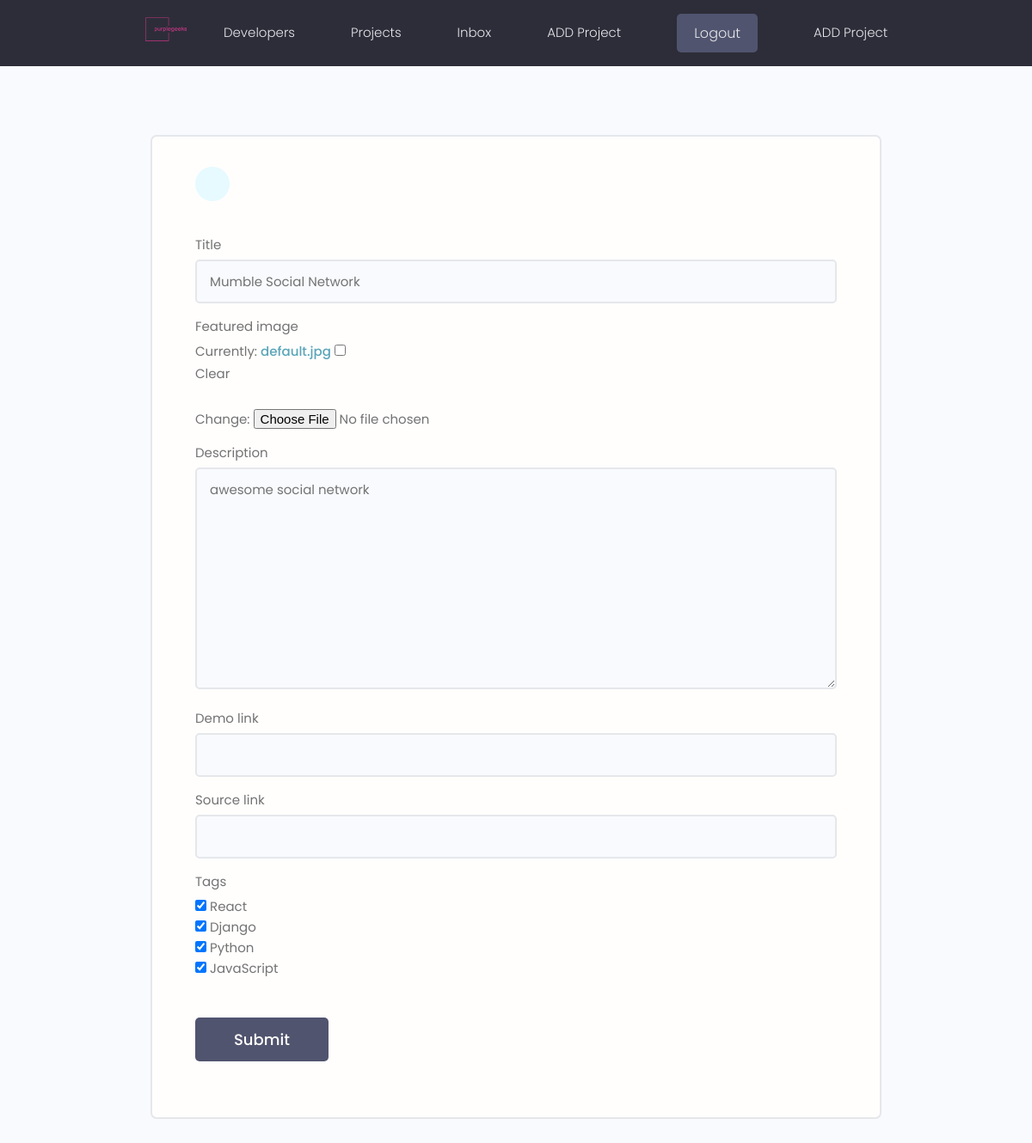
Page /projects/update-project/33aed3c654a04e42910b83823b28e88b/ (signed in) on the earlier database version.
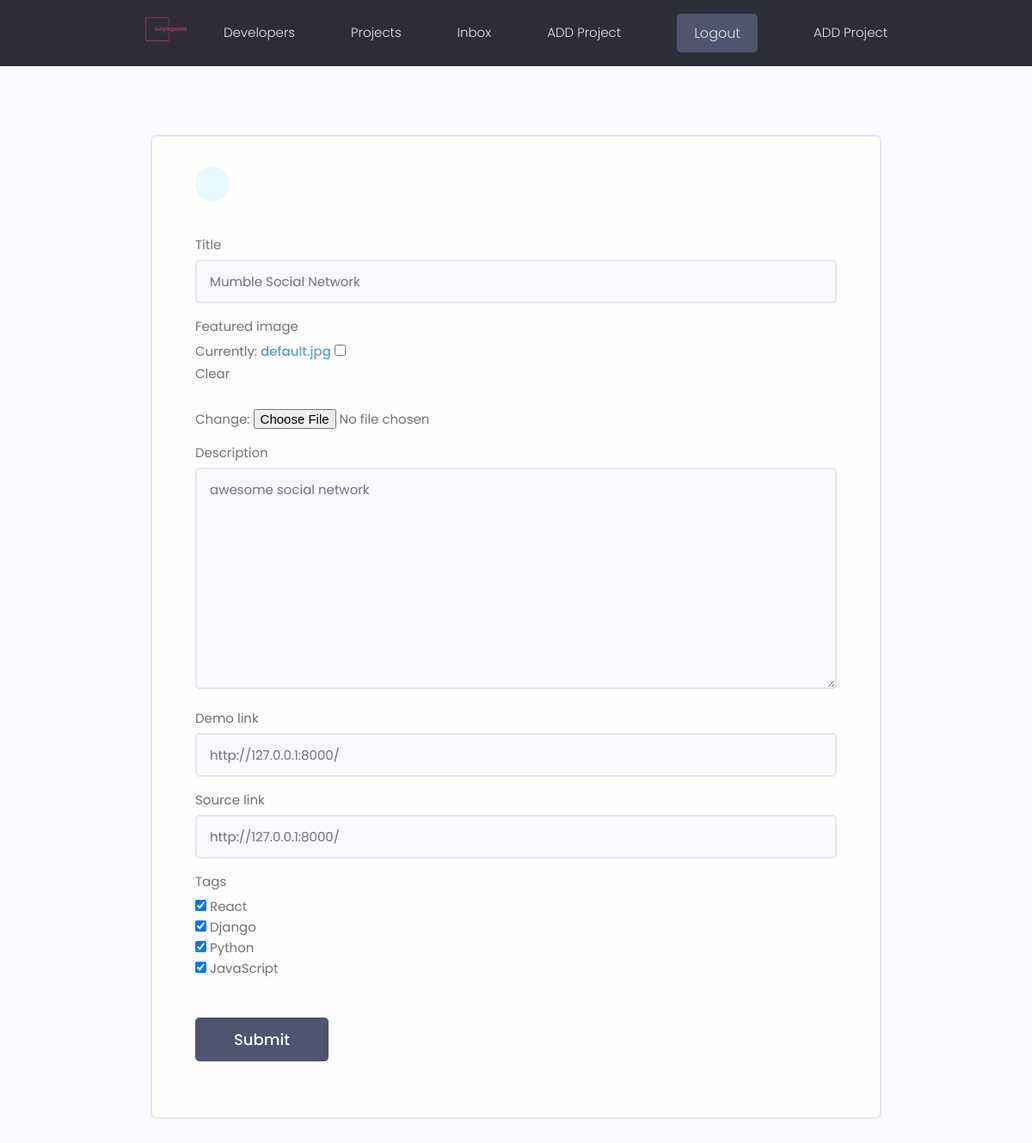
Same page on the later database version.
### projects/models.py (models this page shows, shortened)
class Project(models.Model):
    owner = models.ForeignKey(Profile, null=True, blank=True, on_delete=models.SET_NULL)
    title = models.CharField(max_length=200)
    description = models.TextField(null=True, blank=True)
    featured_image = models.ImageField(null=True, blank=True, default="default.jpg")
    demo_link = models.CharField(max_length=2000, null=True, blank=True)
    source_link = models.CharField(max_length=2000, null=True, blank=True)
    tags = models.ManyToManyField('Tag',blank=True)
    vote_total = models.IntegerField(default=0, null=True, blank=True )
    vote_ratio = models.IntegerField(default=0, null=True, blank=True )
    created = models.DateTimeField(auto_now_add=True)
    id = models.UUIDField(default=uuid.uuid4, unique=True, primary_key=True, editable=False)

### projects/views.py (the view)
# urls.py: path('update-project/<str:pk>/', views.updateProject, name="update-project"),
@login_required(login_url="login")
def updateProject(request,pk):
    project = Project.objects.get(id=pk)
    form = ProjectForm(instance=project)
    if request.method == 'POST':
        form = ProjectForm(request.POST,request.FILES, instance=project)
        if form.is_valid():
            form.save ()
        return redirect('projects')
    context = {'form': form}
    return render(request, "projects/project_form.html", context)

### projects/forms.py
class ProjectForm(ModelForm):  # Corrected 'ProjectFrom' to 'ProjectForm'
    class Meta:
        model = Project
        fields =  ['title','featured_image', 'description', 'demo_link', 'source_link', 'tags']
        widgets = {
            'tags': forms.CheckboxSelectMultiple(),
        }
    def __init__(self, *args, **kwargs):
         super(ProjectForm, self).__init__(*args, **kwargs)
         for name, field in self.fields.items():
             field.widget.attrs.update({'class': 'input'})

### projects/models.py (called while the page is built)
    def __str__(self) :
        return self.name

### projects/templates/projects/project_form.html (shortened to what this page needs)
{% extends 'main.html'%}
{% block content %}
    <main class="formPage my-xl">
        <div class="content-box">
            <div class="formWrapper">
                <a class="backButton" href="#"></a>
                <br>
                <form class="form" method="POST" enctype="multipart/form-data">
                    {% for field in form %}
                    <div class="form__field">
                        <label for="formInput#text">{{field.label}} </label>
                        {{field}}
                    </div>
                    {% endfor %}
                    <input class="btn btn--sub btn--lg  my-md" type="submit" value="Submit" />
                </form>
            </div>
        </div>
    </main>
{% endblock %}

Differences in the rows shown:
changed Project "Mumble Social Network": demo_link (not shown) → "http://127.0.0.1:8000/"; source_link (not shown) → "http://127.0.0.1:8000/"
